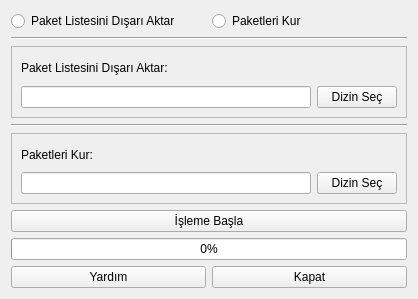
<?xml version="1.0" encoding="UTF-8"?>
<ui version="4.0">
 <class>Offline</class>
 <widget class="QWidget" name="Offline">
  <property name="geometry">
   <rect>
    <x>0</x>
    <y>0</y>
    <width>418</width>
    <height>299</height>
   </rect>
  </property>
  <property name="windowTitle">
   <string>Offline</string>
  </property>
  <layout class="QGridLayout" name="gridLayout">
   <item row="1" column="2">
    <widget class="QRadioButton" name="rb_export">
     <property name="text">
      <string>Paket Listesini Dışarı Aktar</string>
     </property>
    </widget>
   </item>
   <item row="1" column="3">
    <widget class="QRadioButton" name="rb_setup">
     <property name="text">
      <string>Paketleri Kur</string>
     </property>
    </widget>
   </item>
   <item row="2" column="2" colspan="2">
    <widget class="Line" name="line">
     <property name="orientation">
      <enum>Qt::Horizontal</enum>
     </property>
    </widget>
   </item>
   <item row="3" column="2" colspan="2">
    <widget class="QFrame" name="frame">
     <property name="frameShape">
      <enum>QFrame::StyledPanel</enum>
     </property>
     <property name="frameShadow">
      <enum>QFrame::Raised</enum>
     </property>
     <layout class="QGridLayout" name="gridLayout_2">
      <item row="0" column="0">
       <widget class="QLabel" name="label">
        <property name="text">
         <string>Paket Listesini Dışarı Aktar:</string>
        </property>
       </widget>
      </item>
      <item row="2" column="0">
       <widget class="QLineEdit" name="le_path_export"/>
      </item>
      <item row="2" column="1">
       <widget class="QPushButton" name="pb_path_export">
        <property name="text">
         <string>Dizin Seç</string>
        </property>
       </widget>
      </item>
     </layout>
    </widget>
   </item>
   <item row="4" column="2" colspan="2">
    <widget class="Line" name="line_2">
     <property name="orientation">
      <enum>Qt::Horizontal</enum>
     </property>
    </widget>
   </item>
   <item row="5" column="2" colspan="2">
    <widget class="QFrame" name="frame_2">
     <property name="frameShape">
      <enum>QFrame::StyledPanel</enum>
     </property>
     <property name="frameShadow">
      <enum>QFrame::Raised</enum>
     </property>
     <layout class="QGridLayout" name="gridLayout_3">
      <item row="0" column="0">
       <widget class="QLabel" name="label_2">
        <property name="text">
         <string>Paketleri Kur:</string>
        </property>
       </widget>
      </item>
      <item row="1" column="0">
       <widget class="QLineEdit" name="le_path_setup"/>
      </item>
      <item row="1" column="1">
       <widget class="QPushButton" name="pb_path_setup">
        <property name="text">
         <string>Dizin Seç</string>
        </property>
       </widget>
      </item>
     </layout>
    </widget>
   </item>
   <item row="7" column="2" colspan="2">
    <widget class="QProgressBar" name="progressBar">
     <property name="value">
      <number>0</number>
     </property>
    </widget>
   </item>
   <item row="8" column="2">
    <widget class="QPushButton" name="pb_help">
     <property name="text">
      <string>Yardım</string>
     </property>
    </widget>
   </item>
   <item row="8" column="3">
    <widget class="QPushButton" name="pb_close">
     <property name="text">
      <string>Kapat</string>
     </property>
    </widget>
   </item>
   <item row="6" column="2" colspan="2">
    <widget class="QPushButton" name="pb_action">
     <property name="text">
      <string>İşleme Başla</string>
     </property>
    </widget>
   </item>
  </layout>
 </widget>
 <resources/>
 <connections/>
</ui>
